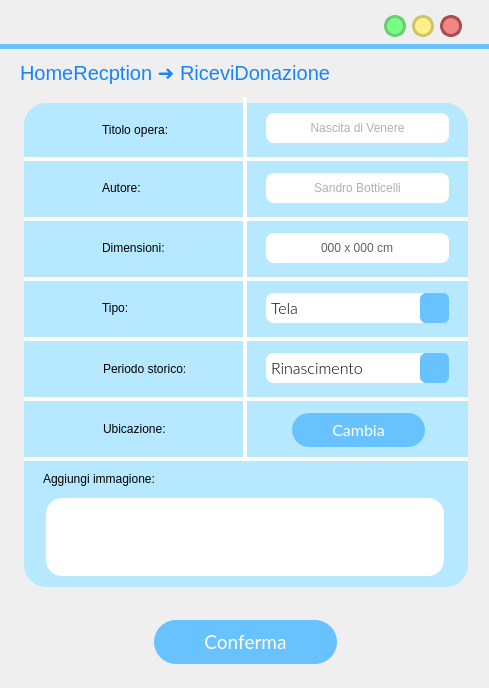
 <widget class="QMainWindow" name="MainWindow">
  <property name="geometry">
   <rect>
    <x>0</x>
    <y>0</y>
    <width>489</width>
    <height>688</height>
   </rect>
  </property>
  <property name="windowTitle">
   <string>MainWindow</string>
  </property>
  <property name="styleSheet">
   <string notr="true"/>
  </property>
  <widget class="QWidget" name="centralwidget">
   <widget class="QLabel" name="label">
    <property name="geometry">
     <rect>
      <x>0</x>
      <y>44</y>
      <width>641</width>
      <height>5</height>
     </rect>
    </property>
    <property name="styleSheet">
     <string notr="true">background-color:rgb(104, 194, 253);</string>
    </property>
    <property name="text">
     <string/>
    </property>
   </widget>
   <widget class="QPushButton" name="reduceButton">
    <property name="geometry">
     <rect>
      <x>384</x>
      <y>15</y>
      <width>22</width>
      <height>22</height>
     </rect>
    </property>
    <property name="sizePolicy">
     <sizepolicy hsizetype="Fixed" vsizetype="Fixed">
      <horstretch>0</horstretch>
      <verstretch>0</verstretch>
     </sizepolicy>
    </property>
    <property name="minimumSize">
     <size>
      <width>22</width>
      <height>22</height>
     </size>
    </property>
    <property name="maximumSize">
     <size>
      <width>24</width>
      <height>24</height>
     </size>
    </property>
    <property name="cursor">
     <cursorShape>PointingHandCursor</cursorShape>
    </property>
    <property name="styleSheet">
     <string notr="true">QPushButton{
 background-color:#76ff85;
 border-style: solid;
 border-radius:11px;
font: 18pt &quot;Candara&quot;;
border-color:#6bcc73;
border-width:3;
}

QPushButton::pressed{
	background-color : white;
	border-color:#6bcc73;
	border-width:3;
}
</string>
    </property>
    <property name="text">
     <string/>
    </property>
   </widget>
   <widget class="QPushButton" name="exitButton">
    <property name="geometry">
     <rect>
      <x>440</x>
      <y>15</y>
      <width>22</width>
      <height>22</height>
     </rect>
    </property>
    <property name="sizePolicy">
     <sizepolicy hsizetype="Fixed" vsizetype="Fixed">
      <horstretch>0</horstretch>
      <verstretch>0</verstretch>
     </sizepolicy>
    </property>
    <property name="minimumSize">
     <size>
      <width>22</width>
      <height>22</height>
     </size>
    </property>
    <property name="maximumSize">
     <size>
      <width>24</width>
      <height>24</height>
     </size>
    </property>
    <property name="cursor">
     <cursorShape>PointingHandCursor</cursorShape>
    </property>
    <property name="styleSheet">
     <string notr="true">QPushButton{
 background-color:#ee8888;
 border-style: solid;
 border-radius:11px;
font: 18pt &quot;Candara&quot;;
border-color:#ae4a4a;
border-width:3;
}

QPushButton::pressed{
	background-color : white;
	border-color:#ae4a4a;
	border-width:3;
}
</string>
    </property>
    <property name="text">
     <string/>
    </property>
   </widget>
   <widget class="QPushButton" name="maximizeButton">
    <property name="geometry">
     <rect>
      <x>412</x>
      <y>15</y>
      <width>22</width>
      <height>22</height>
     </rect>
    </property>
    <property name="sizePolicy">
     <sizepolicy hsizetype="Fixed" vsizetype="Fixed">
      <horstretch>0</horstretch>
      <verstretch>0</verstretch>
     </sizepolicy>
    </property>
    <property name="minimumSize">
     <size>
      <width>20</width>
      <height>20</height>
     </size>
    </property>
    <property name="maximumSize">
     <size>
      <width>24</width>
      <height>24</height>
     </size>
    </property>
    <property name="cursor">
     <cursorShape>PointingHandCursor</cursorShape>
    </property>
    <property name="styleSheet">
     <string notr="true">QPushButton{
 background-color:#fff08c	;
 border-style: solid;
 border-radius:11px;
font: 18pt &quot;Candara&quot;;
border-color:#ccc664;
border-width:3;
}

QPushButton::pressed{
	background-color : white;
	border-color:#ccc664;
	border-width:3;
}
</string>
    </property>
    <property name="text">
     <string/>
    </property>
   </widget>
   <widget class="QLabel" name="indietroLabel">
    <property name="geometry">
     <rect>
      <x>424</x>
      <y>57</y>
      <width>36</width>
      <height>36</height>
     </rect>
    </property>
    <property name="font">
     <font>
      <family>Lato Light</family>
      <pointsize>18</pointsize>
      <weight>50</weight>
      <italic>false</italic>
      <bold>false</bold>
     </font>
    </property>
    <property name="cursor">
     <cursorShape>PointingHandCursor</cursorShape>
    </property>
    <property name="autoFillBackground">
     <bool>false</bool>
    </property>
    <property name="styleSheet">
     <string notr="true">background-color: rgba(255, 255, 255,0);</string>
    </property>
    <property name="text">
     <string/>
    </property>
    <property name="pixmap">
     <pixmap>res/arrow_back_FILL1_wght700_GRAD200_opsz48_risultato.png</pixmap>
    </property>
    <property name="scaledContents">
     <bool>true</bool>
    </property>
   </widget>
   <widget class="QLabel" name="titoloLabel_2">
    <property name="geometry">
     <rect>
      <x>20</x>
      <y>57</y>
      <width>361</width>
      <height>31</height>
     </rect>
    </property>
    <property name="styleSheet">
     <string notr="true">font-size: 20px;
text-align: left;
background-color: rgba(255, 255, 255,0);
color: #1684FC;
font: 14pt &quot;Lato&quot;;</string>
    </property>
    <property name="text">
     <string>HomeRecption ➜ RiceviDonazione</string>
    </property>
   </widget>
   <widget class="QLabel" name="label_6">
    <property name="geometry">
     <rect>
      <x>24</x>
      <y>217</y>
      <width>444</width>
      <height>4</height>
     </rect>
    </property>
    <property name="sizePolicy">
     <sizepolicy hsizetype="Fixed" vsizetype="Fixed">
      <horstretch>0</horstretch>
      <verstretch>0</verstretch>
     </sizepolicy>
    </property>
    <property name="styleSheet">
     <string notr="true">width: 314px;
height: 180px;
border-radius: 0;
background-color: rgb(255, 255, 255);
text-align: center;</string>
    </property>
    <property name="text">
     <string/>
    </property>
    <property name="scaledContents">
     <bool>true</bool>
    </property>
    <property name="alignment">
     <set>Qt::AlignCenter</set>
    </property>
    <property name="margin">
     <number>10</number>
    </property>
    <property name="indent">
     <number>0</number>
    </property>
   </widget>
   <widget class="QLabel" name="label_14">
    <property name="geometry">
     <rect>
      <x>43</x>
      <y>233</y>
      <width>34</width>
      <height>34</height>
     </rect>
    </property>
    <property name="font">
     <font>
      <family>Lato Light</family>
      <pointsize>18</pointsize>
      <weight>50</weight>
      <italic>false</italic>
      <bold>false</bold>
     </font>
    </property>
    <property name="styleSheet">
     <string notr="true">QLabel{
left: 679px;
top: 140px;
width: 38px;
height: 38px;
border-radius: 33px;
background-color: rgba(173, 237, 255, 0);
}</string>
    </property>
    <property name="text">
     <string/>
    </property>
    <property name="pixmap">
     <pixmap>res/fullscreen_FILL1_wght600_GRAD200_opsz48_risultato.png</pixmap>
    </property>
    <property name="scaledContents">
     <bool>true</bool>
    </property>
    <property name="margin">
     <number>0</number>
    </property>
   </widget>
   <widget class="QLabel" name="label_12">
    <property name="geometry">
     <rect>
      <x>102</x>
      <y>237</y>
      <width>91</width>
      <height>22</height>
     </rect>
    </property>
    <property name="styleSheet">
     <string notr="true">left: 790px;
top: 159px;
width: 437px;
height: 650px;
line-height: 20px;
border-radius: 22px;
background-color: rgba(182, 233, 255, 255);
text-align: center;
font-size: 18px &quot;Lato light&quot;</string>
    </property>
    <property name="text">
     <string>Dimensioni:</string>
    </property>
    <property name="textFormat">
     <enum>Qt::AutoText</enum>
    </property>
    <property name="scaledContents">
     <bool>true</bool>
    </property>
    <property name="margin">
     <number>0</number>
    </property>
   </widget>
   <widget class="QLabel" name="label_7">
    <property name="geometry">
     <rect>
      <x>243</x>
      <y>97</y>
      <width>4</width>
      <height>360</height>
     </rect>
    </property>
    <property name="sizePolicy">
     <sizepolicy hsizetype="Fixed" vsizetype="Fixed">
      <horstretch>0</horstretch>
      <verstretch>0</verstretch>
     </sizepolicy>
    </property>
    <property name="styleSheet">
     <string notr="true">width: 314px;
height: 180px;
border-radius: 0;
background-color: rgb(255, 255, 255);
text-align: center;</string>
    </property>
    <property name="text">
     <string/>
    </property>
    <property name="scaledContents">
     <bool>true</bool>
    </property>
    <property name="alignment">
     <set>Qt::AlignCenter</set>
    </property>
    <property name="margin">
     <number>10</number>
    </property>
    <property name="indent">
     <number>0</number>
    </property>
   </widget>
   <widget class="QLabel" name="label_13">
    <property name="geometry">
     <rect>
      <x>102</x>
      <y>297</y>
      <width>51</width>
      <height>22</height>
     </rect>
    </property>
    <property name="styleSheet">
     <string notr="true">left: 790px;
top: 159px;
width: 437px;
height: 650px;
line-height: 20px;
border-radius: 22px;
background-color: rgba(182, 233, 255, 255);
text-align: center;
font-size: 18px &quot;Lato light&quot;</string>
    </property>
    <property name="text">
     <string>Tipo:</string>
    </property>
    <property name="textFormat">
     <enum>Qt::AutoText</enum>
    </property>
    <property name="scaledContents">
     <bool>true</bool>
    </property>
    <property name="margin">
     <number>0</number>
    </property>
   </widget>
   <widget class="QLabel" name="label_9">
    <property name="geometry">
     <rect>
      <x>24</x>
      <y>277</y>
      <width>444</width>
      <height>4</height>
     </rect>
    </property>
    <property name="sizePolicy">
     <sizepolicy hsizetype="Fixed" vsizetype="Fixed">
      <horstretch>0</horstretch>
      <verstretch>0</verstretch>
     </sizepolicy>
    </property>
    <property name="styleSheet">
     <string notr="true">width: 314px;
height: 180px;
border-radius: 0;
background-color: rgb(255, 255, 255);
text-align: center;</string>
    </property>
    <property name="text">
     <string/>
    </property>
    <property name="scaledContents">
     <bool>true</bool>
    </property>
    <property name="alignment">
     <set>Qt::AlignCenter</set>
    </property>
    <property name="margin">
     <number>10</number>
    </property>
    <property name="indent">
     <number>0</number>
    </property>
   </widget>
   <widget class="QLabel" name="label_11">
    <property name="geometry">
     <rect>
      <x>43</x>
      <y>173</y>
      <width>34</width>
      <height>34</height>
     </rect>
    </property>
    <property name="font">
     <font>
      <family>Lato Light</family>
      <pointsize>18</pointsize>
      <weight>50</weight>
      <italic>false</italic>
      <bold>false</bold>
     </font>
    </property>
    <property name="styleSheet">
     <string notr="true">QLabel{
left: 679px;
top: 140px;
width: 38px;
height: 38px;
border-radius: 33px;
background-color: rgba(173, 237, 255, 0);
}</string>
    </property>
    <property name="text">
     <string/>
    </property>
    <property name="pixmap">
     <pixmap>res/person_FILL1_wght600_GRAD200_opsz48_risultato.png</pixmap>
    </property>
    <property name="scaledContents">
     <bool>true</bool>
    </property>
    <property name="margin">
     <number>0</number>
    </property>
   </widget>
   <widget class="QLabel" name="label_2">
    <property name="geometry">
     <rect>
      <x>24</x>
      <y>103</y>
      <width>444</width>
      <height>484</height>
     </rect>
    </property>
    <property name="styleSheet">
     <string notr="true">left: 790px;
top: 159px;
width: 437px;
height: 650px;
line-height: 20px;
border-radius: 22px;
background-color: rgba(182, 233, 255, 255);
text-align: center;</string>
    </property>
    <property name="text">
     <string/>
    </property>
   </widget>
   <widget class="QLabel" name="label_15">
    <property name="geometry">
     <rect>
      <x>43</x>
      <y>293</y>
      <width>34</width>
      <height>34</height>
     </rect>
    </property>
    <property name="font">
     <font>
      <family>Lato Light</family>
      <pointsize>18</pointsize>
      <weight>50</weight>
      <italic>false</italic>
      <bold>false</bold>
     </font>
    </property>
    <property name="styleSheet">
     <string notr="true">QLabel{
left: 679px;
top: 140px;
width: 38px;
height: 38px;
border-radius: 33px;
background-color: rgba(173, 237, 255, 0);
}</string>
    </property>
    <property name="text">
     <string/>
    </property>
    <property name="pixmap">
     <pixmap>res/palette_FILL1_wght600_GRAD200_opsz48_risultato.png</pixmap>
    </property>
    <property name="scaledContents">
     <bool>true</bool>
    </property>
    <property name="margin">
     <number>0</number>
    </property>
   </widget>
   <widget class="QLabel" name="label_3">
    <property name="geometry">
     <rect>
      <x>102</x>
      <y>119</y>
      <width>101</width>
      <height>22</height>
     </rect>
    </property>
    <property name="styleSheet">
     <string notr="true">left: 790px;
top: 159px;
width: 437px;
height: 650px;
line-height: 20px;
border-radius: 22px;
background-color: rgba(182, 233, 255, 255);
text-align: center;
font-size: 18px &quot;Lato light&quot;</string>
    </property>
    <property name="text">
     <string>Titolo opera:</string>
    </property>
    <property name="textFormat">
     <enum>Qt::AutoText</enum>
    </property>
    <property name="scaledContents">
     <bool>true</bool>
    </property>
    <property name="margin">
     <number>0</number>
    </property>
   </widget>
   <widget class="QLabel" name="label_10">
    <property name="geometry">
     <rect>
      <x>43</x>
      <y>113</y>
      <width>34</width>
      <height>34</height>
     </rect>
    </property>
    <property name="font">
     <font>
      <family>Lato Light</family>
      <pointsize>18</pointsize>
      <weight>50</weight>
      <italic>false</italic>
      <bold>false</bold>
     </font>
    </property>
    <property name="styleSheet">
     <string notr="true">QLabel{
left: 679px;
top: 140px;
width: 38px;
height: 38px;
border-radius: 33px;
background-color: rgba(173, 237, 255, 0);
}</string>
    </property>
    <property name="text">
     <string/>
    </property>
    <property name="pixmap">
     <pixmap>res/brush_FILL1_wght600_GRAD200_opsz48_risultato.png</pixmap>
    </property>
    <property name="scaledContents">
     <bool>true</bool>
    </property>
    <property name="margin">
     <number>0</number>
    </property>
   </widget>
   <widget class="QLabel" name="label_8">
    <property name="geometry">
     <rect>
      <x>102</x>
      <y>177</y>
      <width>81</width>
      <height>22</height>
     </rect>
    </property>
    <property name="styleSheet">
     <string notr="true">left: 790px;
top: 159px;
width: 437px;
height: 650px;
line-height: 20px;
border-radius: 22px;
background-color: rgba(182, 233, 255, 255);
text-align: center;
font-size: 18px &quot;Lato light&quot;</string>
    </property>
    <property name="text">
     <string>Autore:</string>
    </property>
    <property name="textFormat">
     <enum>Qt::AutoText</enum>
    </property>
    <property name="scaledContents">
     <bool>true</bool>
    </property>
    <property name="margin">
     <number>0</number>
    </property>
   </widget>
   <widget class="QLabel" name="label_5">
    <property name="geometry">
     <rect>
      <x>24</x>
      <y>157</y>
      <width>444</width>
      <height>4</height>
     </rect>
    </property>
    <property name="sizePolicy">
     <sizepolicy hsizetype="Fixed" vsizetype="Fixed">
      <horstretch>0</horstretch>
      <verstretch>0</verstretch>
     </sizepolicy>
    </property>
    <property name="styleSheet">
     <string notr="true">width: 314px;
height: 180px;
border-radius: 0;
background-color: rgb(255, 255, 255);
text-align: center;</string>
    </property>
    <property name="text">
     <string/>
    </property>
    <property name="scaledContents">
     <bool>true</bool>
    </property>
    <property name="alignment">
     <set>Qt::AlignCenter</set>
    </property>
    <property name="margin">
     <number>10</number>
    </property>
    <property name="indent">
     <number>0</number>
    </property>
   </widget>
   <widget class="QComboBox" name="tipoComboBox">
    <property name="geometry">
     <rect>
      <x>266</x>
      <y>293</y>
      <width>183</width>
      <height>30</height>
     </rect>
    </property>
    <property name="font">
     <font>
      <family>Lato Light</family>
      <pointsize>12</pointsize>
      <weight>50</weight>
      <italic>false</italic>
      <bold>false</bold>
      <strikeout>false</strikeout>
      <stylestrategy>PreferDefault</stylestrategy>
     </font>
    </property>
    <property name="toolTip">
     <string/>
    </property>
    <property name="styleSheet">
     <string notr="true">

QComboBox{
background:rgb(255, 255, 255);
border-radius:8px;
border-color:rgb(255, 255, 255);
border-style: solid;
text-align:center;
border-width:3;
}
QComboBox::focus{
background:rgb(255, 255, 255);
border-radius:8px;
border-color:rgb(104, 194, 253);
border-style: solid;
border-width:3;
}

QComboBox::down-arrow {
    image: url(:/icons/expand_more_FILL1_wght600_GRAD200_opsz48_risultato.png);

    width: 26px;
    height: 26px;
margin: 0px 0px 0px 0px
}

QComboBox::drop-down  {
	background-color:rgb(104, 194, 253);
border-radius:6px;
margin:-3px -3px -3px -10px;
    border: 0px; /* This seems to replace the whole arrow of the combo box */

}
</string>
    </property>
    <property name="editable">
     <bool>false</bool>
    </property>
    <property name="currentText">
     <string>Tela</string>
    </property>
    <property name="iconSize">
     <size>
      <width>16</width>
      <height>16</height>
     </size>
    </property>
    <property name="frame">
     <bool>true</bool>
    </property>
    <item>
     <property name="text">
      <string>Tela</string>
     </property>
    </item>
    <item>
     <property name="text">
      <string>Statua</string>
     </property>
    </item>
    <item>
     <property name="text">
      <string>Quadro</string>
     </property>
    </item>
    <item>
     <property name="text">
      <string>Foglio</string>
     </property>
    </item>
   </widget>
   <widget class="QLabel" name="label_17">
    <property name="geometry">
     <rect>
      <x>24</x>
      <y>337</y>
      <width>444</width>
      <height>4</height>
     </rect>
    </property>
    <property name="sizePolicy">
     <sizepolicy hsizetype="Fixed" vsizetype="Fixed">
      <horstretch>0</horstretch>
      <verstretch>0</verstretch>
     </sizepolicy>
    </property>
    <property name="styleSheet">
     <string notr="true">width: 314px;
height: 180px;
border-radius: 0;
background-color: rgb(255, 255, 255);
text-align: center;</string>
    </property>
    <property name="text">
     <string/>
    </property>
    <property name="scaledContents">
     <bool>true</bool>
    </property>
    <property name="alignment">
     <set>Qt::AlignCenter</set>
    </property>
    <property name="margin">
     <number>10</number>
    </property>
    <property name="indent">
     <number>0</number>
    </property>
   </widget>
   <widget class="QLabel" name="label_19">
    <property name="geometry">
     <rect>
      <x>24</x>
      <y>397</y>
      <width>444</width>
      <height>4</height>
     </rect>
    </property>
    <property name="sizePolicy">
     <sizepolicy hsizetype="Fixed" vsizetype="Fixed">
      <horstretch>0</horstretch>
      <verstretch>0</verstretch>
     </sizepolicy>
    </property>
    <property name="styleSheet">
     <string notr="true">width: 314px;
height: 180px;
border-radius: 0;
background-color: rgb(255, 255, 255);
text-align: center;</string>
    </property>
    <property name="text">
     <string/>
    </property>
    <property name="scaledContents">
     <bool>true</bool>
    </property>
    <property name="alignment">
     <set>Qt::AlignCenter</set>
    </property>
    <property name="margin">
     <number>10</number>
    </property>
    <property name="indent">
     <number>0</number>
    </property>
   </widget>
   <widget class="QLabel" name="label_20">
    <property name="geometry">
     <rect>
      <x>24</x>
      <y>457</y>
      <width>444</width>
      <height>4</height>
     </rect>
    </property>
    <property name="sizePolicy">
     <sizepolicy hsizetype="Fixed" vsizetype="Fixed">
      <horstretch>0</horstretch>
      <verstretch>0</verstretch>
     </sizepolicy>
    </property>
    <property name="styleSheet">
     <string notr="true">width: 314px;
height: 180px;
border-radius: 0;
background-color: rgb(255, 255, 255);
text-align: center;</string>
    </property>
    <property name="text">
     <string/>
    </property>
    <property name="scaledContents">
     <bool>true</bool>
    </property>
    <property name="alignment">
     <set>Qt::AlignCenter</set>
    </property>
    <property name="margin">
     <number>10</number>
    </property>
    <property name="indent">
     <number>0</number>
    </property>
   </widget>
   <widget class="QLabel" name="label_21">
    <property name="geometry">
     <rect>
      <x>103</x>
      <y>358</y>
      <width>131</width>
      <height>22</height>
     </rect>
    </property>
    <property name="styleSheet">
     <string notr="true">left: 790px;
top: 159px;
width: 437px;
height: 650px;
line-height: 20px;
border-radius: 22px;
background-color: rgba(182, 233, 255, 255);
text-align: center;
font-size: 18px &quot;Lato light&quot;</string>
    </property>
    <property name="text">
     <string>Periodo storico:</string>
    </property>
    <property name="textFormat">
     <enum>Qt::AutoText</enum>
    </property>
    <property name="scaledContents">
     <bool>true</bool>
    </property>
    <property name="margin">
     <number>0</number>
    </property>
   </widget>
   <widget class="QLabel" name="label_22">
    <property name="geometry">
     <rect>
      <x>103</x>
      <y>418</y>
      <width>111</width>
      <height>22</height>
     </rect>
    </property>
    <property name="styleSheet">
     <string notr="true">left: 790px;
top: 159px;
width: 437px;
height: 650px;
line-height: 20px;
border-radius: 22px;
background-color: rgba(182, 233, 255, 255);
text-align: center;
font-size: 18px &quot;Lato light&quot;</string>
    </property>
    <property name="text">
     <string>Ubicazione:</string>
    </property>
    <property name="textFormat">
     <enum>Qt::AutoText</enum>
    </property>
    <property name="scaledContents">
     <bool>true</bool>
    </property>
    <property name="margin">
     <number>0</number>
    </property>
   </widget>
   <widget class="QLabel" name="label_23">
    <property name="geometry">
     <rect>
      <x>43</x>
      <y>353</y>
      <width>34</width>
      <height>34</height>
     </rect>
    </property>
    <property name="font">
     <font>
      <family>Lato Light</family>
      <pointsize>18</pointsize>
      <weight>50</weight>
      <italic>false</italic>
      <bold>false</bold>
     </font>
    </property>
    <property name="styleSheet">
     <string notr="true">QLabel{
left: 679px;
top: 140px;
width: 38px;
height: 38px;
border-radius: 33px;
background-color: rgba(173, 237, 255, 0);
}</string>
    </property>
    <property name="text">
     <string/>
    </property>
    <property name="pixmap">
     <pixmap>res/history_toggle_off_FILL1_wght600_GRAD200_opsz48_risultato.png</pixmap>
    </property>
    <property name="scaledContents">
     <bool>true</bool>
    </property>
    <property name="margin">
     <number>0</number>
    </property>
   </widget>
   <widget class="QLabel" name="label_24">
    <property name="geometry">
     <rect>
      <x>43</x>
      <y>413</y>
      <width>34</width>
      <height>34</height>
     </rect>
    </property>
    <property name="font">
     <font>
      <family>Lato Light</family>
      <pointsize>18</pointsize>
      <weight>50</weight>
      <italic>false</italic>
      <bold>false</bold>
     </font>
    </property>
    <property name="styleSheet">
     <string notr="true">QLabel{
left: 679px;
top: 140px;
width: 38px;
height: 38px;
border-radius: 33px;
background-color: rgba(173, 237, 255, 0);
}</string>
    </property>
    <property name="text">
     <string/>
    </property>
    <property name="pixmap">
     <pixmap>res/location_on_FILL1_wght600_GRAD200_opsz48_risultato.png</pixmap>
    </property>
    <property name="scaledContents">
     <bool>true</bool>
    </property>
    <property name="margin">
     <number>0</number>
    </property>
   </widget>
   <widget class="QLineEdit" name="titoloOperaLineEdit">
    <property name="geometry">
     <rect>
      <x>266</x>
      <y>113</y>
      <width>183</width>
      <height>30</height>
     </rect>
    </property>
    <property name="styleSheet">
     <string notr="true">left: 122px;
top: 304px;
width: 182px;
height: 30px;
border-radius: 8px;
background-color: rgba(255, 255, 255);
color: rgba(96, 96, 96);
text-align: center;

border: 2px solid rgba(255, 255, 255);</string>
    </property>
    <property name="text">
     <string/>
    </property>
    <property name="alignment">
     <set>Qt::AlignCenter</set>
    </property>
    <property name="placeholderText">
     <string>Nascita di Venere</string>
    </property>
   </widget>
   <widget class="QLineEdit" name="autoreLineEdit">
    <property name="geometry">
     <rect>
      <x>266</x>
      <y>173</y>
      <width>183</width>
      <height>30</height>
     </rect>
    </property>
    <property name="styleSheet">
     <string notr="true">left: 122px;
top: 304px;
width: 182px;
height: 30px;
border-radius: 8px;
background-color: rgba(255, 255, 255);
color: rgba(96, 96, 96);
text-align: center;

border: 2px solid rgba(255, 255, 255);</string>
    </property>
    <property name="text">
     <string/>
    </property>
    <property name="alignment">
     <set>Qt::AlignCenter</set>
    </property>
    <property name="placeholderText">
     <string>Sandro Botticelli</string>
    </property>
   </widget>
   <widget class="QLineEdit" name="dimensioniLineEdit">
    <property name="geometry">
     <rect>
      <x>266</x>
      <y>233</y>
      <width>183</width>
      <height>30</height>
     </rect>
    </property>
    <property name="styleSheet">
     <string notr="true">left: 122px;
top: 304px;
width: 182px;
height: 30px;
border-radius: 8px;
background-color: rgba(255, 255, 255);
color: rgba(96, 96, 96);
text-align: center;

border: 2px solid rgba(255, 255, 255);</string>
    </property>
    <property name="inputMask">
     <string>000 \x 000 \c\m;0</string>
    </property>
    <property name="text">
     <string> x  cm</string>
    </property>
    <property name="alignment">
     <set>Qt::AlignCenter</set>
    </property>
    <property name="placeholderText">
     <string>172,5 x 278,5 cm</string>
    </property>
   </widget>
   <widget class="QComboBox" name="periodoStoricoComboBox">
    <property name="geometry">
     <rect>
      <x>266</x>
      <y>353</y>
      <width>183</width>
      <height>30</height>
     </rect>
    </property>
    <property name="font">
     <font>
      <family>Lato Light</family>
      <pointsize>12</pointsize>
      <weight>50</weight>
      <italic>false</italic>
      <bold>false</bold>
      <strikeout>false</strikeout>
      <stylestrategy>PreferDefault</stylestrategy>
     </font>
    </property>
    <property name="toolTip">
     <string/>
    </property>
    <property name="styleSheet">
     <string notr="true">

QComboBox{
background:rgb(255, 255, 255);
border-radius:8px;
border-color:rgb(255, 255, 255);
border-style: solid;
text-align:center;
border-width:3;
}
QComboBox::focus{
background:rgb(255, 255, 255);
border-radius:8px;
border-color:rgb(104, 194, 253);
border-style: solid;
border-width:3;
}

QComboBox::down-arrow {
    image: url(:/icons/expand_more_FILL1_wght600_GRAD200_opsz48_risultato.png);

    width: 26px;
    height: 26px;
margin: 0px 0px 0px 0px
}

QComboBox::drop-down  {
	background-color:rgb(104, 194, 253);
border-radius:6px;
margin:-3px -3px -3px -10px;
    border: 0px; /* This seems to replace the whole arrow of the combo box */

}
</string>
    </property>
    <property name="editable">
     <bool>false</bool>
    </property>
    <property name="currentText">
     <string>Rinascimento</string>
    </property>
    <property name="iconSize">
     <size>
      <width>16</width>
      <height>16</height>
     </size>
    </property>
    <property name="frame">
     <bool>true</bool>
    </property>
    <item>
     <property name="text">
      <string>Rinascimento</string>
     </property>
    </item>
    <item>
     <property name="text">
      <string>Preistoria</string>
     </property>
    </item>
    <item>
     <property name="text">
      <string>Classico</string>
     </property>
    </item>
    <item>
     <property name="text">
      <string>Barocco</string>
     </property>
    </item>
    <item>
     <property name="text">
      <string>Neoclassico</string>
     </property>
    </item>
    <item>
     <property name="text">
      <string>Romanticismo</string>
     </property>
    </item>
    <item>
     <property name="text">
      <string>Contemporaneo</string>
     </property>
    </item>
    <item>
     <property name="text">
      <string>Impressionismo</string>
     </property>
    </item>
    <item>
     <property name="text">
      <string>Avanguardia</string>
     </property>
    </item>
   </widget>
   <widget class="QPushButton" name="cambiaButton">
    <property name="geometry">
     <rect>
      <x>292</x>
      <y>413</y>
      <width>133</width>
      <height>34</height>
     </rect>
    </property>
    <property name="font">
     <font>
      <family>Lato</family>
      <pointsize>12</pointsize>
      <weight>50</weight>
      <italic>false</italic>
      <bold>false</bold>
     </font>
    </property>
    <property name="cursor">
     <cursorShape>PointingHandCursor</cursorShape>
    </property>
    <property name="autoFillBackground">
     <bool>false</bool>
    </property>
    <property name="styleSheet">
     <string notr="true">QPushButton{
 background-color:rgb(104, 194, 253);
 border-style: solid;
 border-radius:17px;
color: rgb(255, 255, 255);
font: 12pt &quot;Lato&quot;;
}

QPushButton::hover{


	border-color : rgb(15, 138, 204);
	color: white;
border-width:0;
}

QPushButton::pressed{
	border-color:rgb(104, 194, 253);
	border-width:2;
	background-color : white;
	color:rgb(104, 194, 253);
}
</string>
    </property>
    <property name="text">
     <string>Cambia</string>
    </property>
   </widget>
   <widget class="QLabel" name="contenitoreFotoLabel">
    <property name="geometry">
     <rect>
      <x>46</x>
      <y>498</y>
      <width>398</width>
      <height>78</height>
     </rect>
    </property>
    <property name="styleSheet">
     <string notr="true">left: 222px;
top: 511px;
width: 398px;
height: 78px;
border-radius: 16px;
background-color: rgba(255, 255, 255);
text-align: center;</string>
    </property>
    <property name="text">
     <string/>
    </property>
   </widget>
   <widget class="QLabel" name="label_25">
    <property name="geometry">
     <rect>
      <x>43</x>
      <y>468</y>
      <width>171</width>
      <height>22</height>
     </rect>
    </property>
    <property name="styleSheet">
     <string notr="true">left: 790px;
top: 159px;
width: 437px;
height: 650px;
line-height: 20px;
border-radius: 22px;
background-color: rgba(182, 233, 255, 255);
text-align: center;
font-size: 18px &quot;Lato light&quot;</string>
    </property>
    <property name="text">
     <string>Aggiungi immagione:</string>
    </property>
    <property name="textFormat">
     <enum>Qt::AutoText</enum>
    </property>
    <property name="scaledContents">
     <bool>true</bool>
    </property>
    <property name="margin">
     <number>0</number>
    </property>
   </widget>
   <widget class="QLabel" name="immagioneLabel">
    <property name="geometry">
     <rect>
      <x>221</x>
      <y>512</y>
      <width>48</width>
      <height>48</height>
     </rect>
    </property>
    <property name="cursor">
     <cursorShape>PointingHandCursor</cursorShape>
    </property>
    <property name="styleSheet">
     <string notr="true">left: 222px;
top: 511px;
width: 398px;
height: 78px;
border-radius: 16px;
background-color: rgba(255, 255, 255);
text-align: center;</string>
    </property>
    <property name="text">
     <string/>
    </property>
    <property name="pixmap">
     <pixmap resource="res/res.qrc">:/icons/add_a_photo_FILL1_wght600_GRAD200_opsz48_risultato.png</pixmap>
    </property>
    <property name="scaledContents">
     <bool>true</bool>
    </property>
    <property name="margin">
     <number>0</number>
    </property>
   </widget>
   <widget class="QPushButton" name="confermaButton">
    <property name="geometry">
     <rect>
      <x>154</x>
      <y>620</y>
      <width>183</width>
      <height>44</height>
     </rect>
    </property>
    <property name="font">
     <font>
      <family>Lato</family>
      <pointsize>14</pointsize>
      <weight>50</weight>
      <italic>false</italic>
      <bold>false</bold>
     </font>
    </property>
    <property name="cursor">
     <cursorShape>PointingHandCursor</cursorShape>
    </property>
    <property name="autoFillBackground">
     <bool>false</bool>
    </property>
    <property name="styleSheet">
     <string notr="true">QPushButton{
 background-color:rgb(104, 194, 253);
 border-style: solid;
 border-radius:22px;
color: rgb(255, 255, 255);
font: 14pt &quot;Lato&quot;;
}

QPushButton::hover{


	border-color : rgb(15, 138, 204);
	color: white;
border-width:0;
}

QPushButton::pressed{
	border-color:rgb(104, 194, 253);
	border-width:4;
	background-color : white;
	color:rgb(104, 194, 253);
}
</string>
    </property>
    <property name="text">
     <string>Conferma</string>
    </property>
   </widget>
   <zorder>label_2</zorder>
   <zorder>label</zorder>
   <zorder>reduceButton</zorder>
   <zorder>exitButton</zorder>
   <zorder>maximizeButton</zorder>
   <zorder>indietroLabel</zorder>
   <zorder>titoloLabel_2</zorder>
   <zorder>label_6</zorder>
   <zorder>label_14</zorder>
   <zorder>label_12</zorder>
   <zorder>label_7</zorder>
   <zorder>label_13</zorder>
   <zorder>label_9</zorder>
   <zorder>label_11</zorder>
   <zorder>label_15</zorder>
   <zorder>label_3</zorder>
   <zorder>label_10</zorder>
   <zorder>label_8</zorder>
   <zorder>label_5</zorder>
   <zorder>tipoComboBox</zorder>
   <zorder>label_17</zorder>
   <zorder>label_19</zorder>
   <zorder>label_20</zorder>
   <zorder>label_21</zorder>
   <zorder>label_22</zorder>
   <zorder>label_23</zorder>
   <zorder>label_24</zorder>
   <zorder>titoloOperaLineEdit</zorder>
   <zorder>autoreLineEdit</zorder>
   <zorder>dimensioniLineEdit</zorder>
   <zorder>periodoStoricoComboBox</zorder>
   <zorder>cambiaButton</zorder>
   <zorder>contenitoreFotoLabel</zorder>
   <zorder>label_25</zorder>
   <zorder>immagioneLabel</zorder>
   <zorder>confermaButton</zorder>
  </widget>
 </widget>
